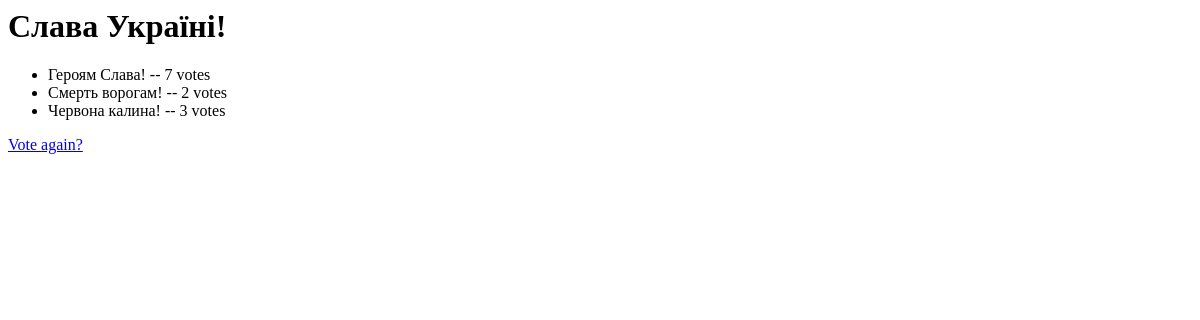
Page /3/results/ on the earlier database version.
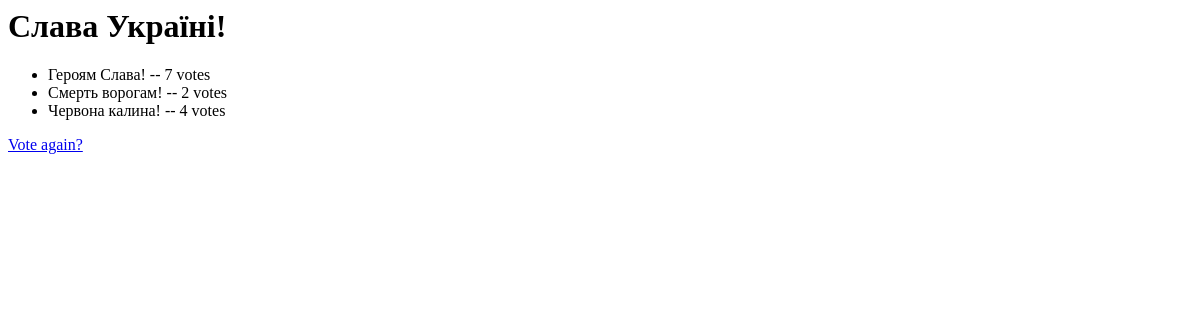
Same page on the later database version.
### polls/models.py (models this page shows, shortened)
class Choice(models.Model):
    question = models.ForeignKey(Question, on_delete=models.CASCADE)
    choice_text = models.CharField(max_length=200)
    votes = models.IntegerField(default=0)

### polls/views.py (the view)
# urls.py: path('<int:pk>/results/', views.ResultsView.as_view(), name='results'),
class ResultsView(generic.DetailView):
    model = Question
    template_name = "polls/results.html"

### polls/templates/polls/results.html
<h1>{{ question.question_text }}</h1>
<ul>
{% for choice in question.choice_set.all %}
    <li>{{ choice.choice_text }} -- {{ choice.votes }} vote{{ choice.votes|pluralize }}</li>
{% endfor %}
</ul>
<a href="{% url 'polls:detail' question.id %}">Vote again?</a>

Differences in the rows shown:
changed Choice "Червона калина!": votes "3" → "4"
